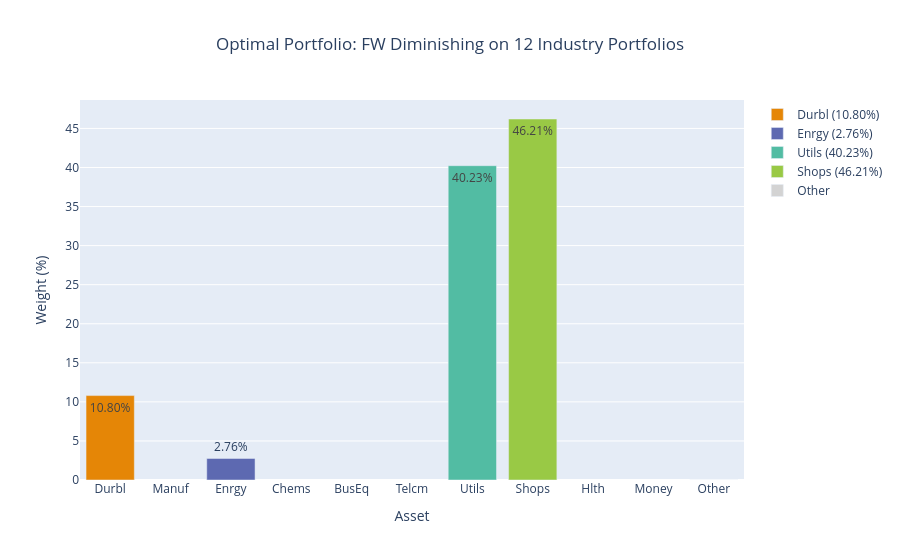
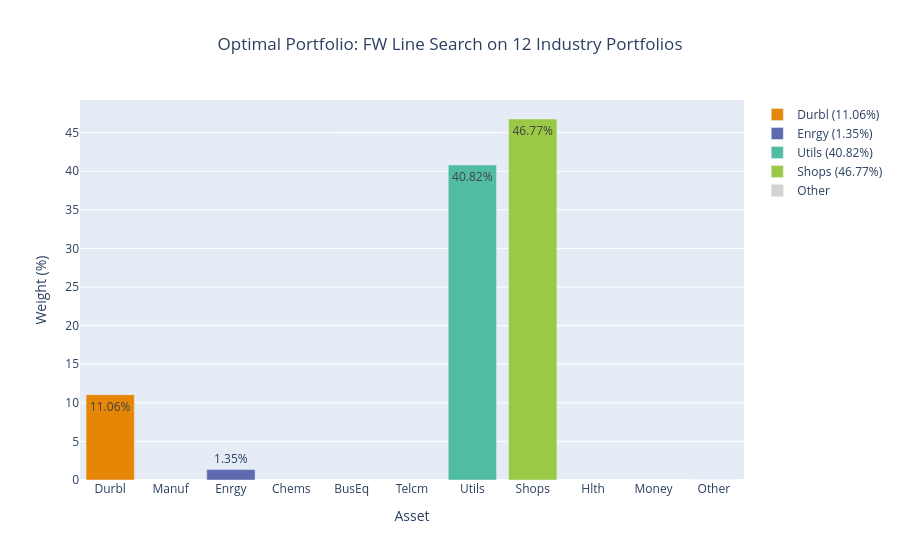
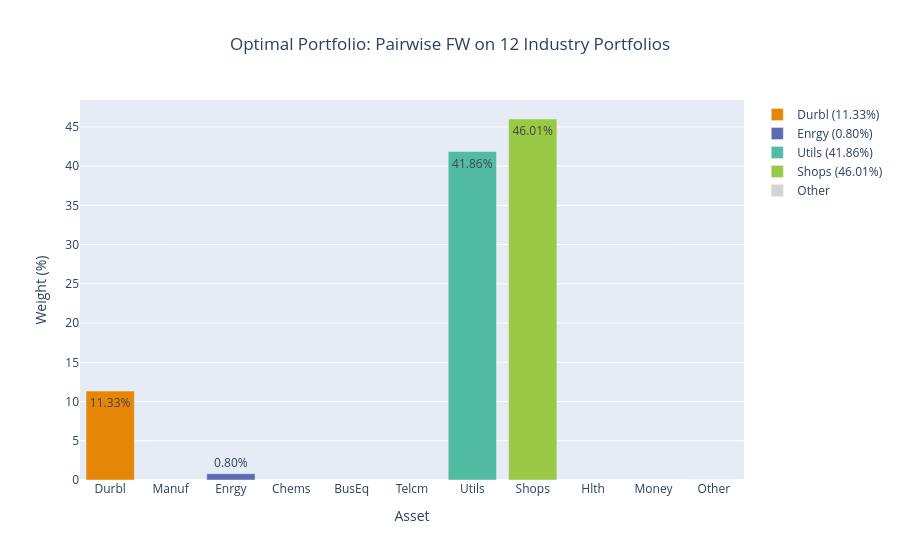
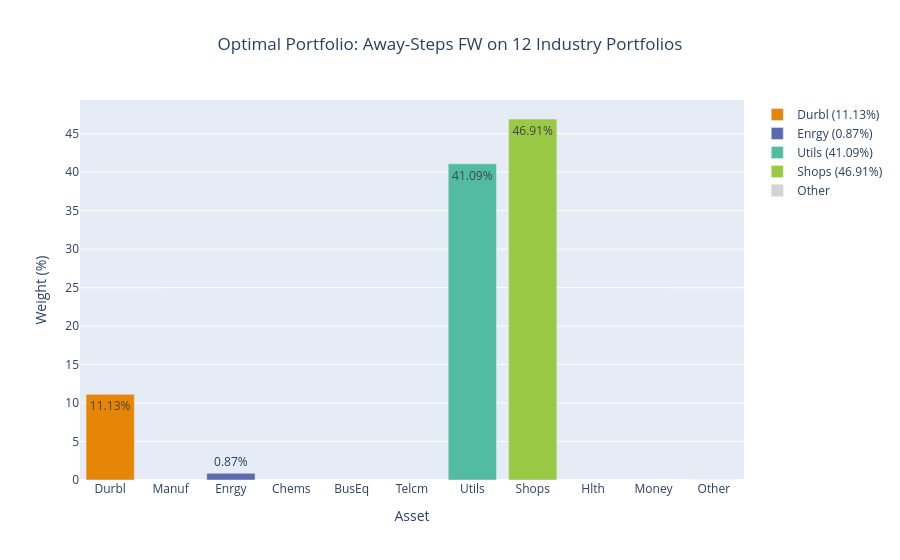

These figures' notebook cell, in order:
### Markdown cell above
# **Portfolios graphic representations**

### Code cell
#plot final portfolios
print("\n" + "="*80)
print("VISUALIZING ALL FINAL PORTFOLIOS")
print("="*80)

for dataset_name, data in all_results.items():
    print(f"\n--- Portfolios for Dataset: {dataset_name} ---")

    asset_labels = data['asset_names']

    for algo_name, run_data in data['runs'].items():
        portfolio_to_visualize = run_data['final_x']
        visualize_portfolio_bar(
            weights=portfolio_to_visualize,
            asset_names=asset_labels,
            chart_title=f"Optimal Portfolio: {algo_name} on {dataset_name}"
        )

### Figure 1 — Plotly figure (JSON) as saved in the notebook; plotly's stock layout.template omitted (floating-point values rounded to 4 significant figures)
{"data": [{"marker": {"color": "rgb(229, 134, 6)"}, "name": "Durbl (10.80%)", "showlegend": true, "text": "10.80%", "textposition": "auto", "type": "bar", "x": ["Durbl"], "y": [10.8]}, {"marker": {"color": "rgb(93, 105, 177)"}, "name": "Enrgy (2.76%)", "showlegend": true, "text": "2.76%", "textposition": "auto", "type": "bar", "x": ["Enrgy"], "y": [2.759]}, {"marker": {"color": "rgb(82, 188, 163)"}, "name": "Utils (40.23%)", "showlegend": true, "text": "40.23%", "textposition": "auto", "type": "bar", "x": ["Utils"], "y": [40.23]}, {"marker": {"color": "rgb(153, 201, 69)"}, "name": "Shops (46.21%)", "showlegend": true, "text": "46.21%", "textposition": "auto", "type": "bar", "x": ["Shops"], "y": [46.21]}, {"marker": {"color": "lightgrey"}, "name": "Other", "showlegend": true, "text": "0.00%", "textposition": "auto", "type": "bar", "x": ["Other"], "y": [0]}], "layout": {"autosize": true, "bargap": 0.2, "barmode": "group", "title": {"text": "Optimal Portfolio: FW Diminishing on 12 Industry Portfolios", "x": 0.5}, "xaxis": {"autorange": true, "categoryarray": ["NoDur", "Durbl", "Manuf", "Enrgy", "Chems", "BusEq", "Telcm", "Utils", "Shops", "Hlth", "Money", "Other"], "categoryorder": "array", "range": [0.5, 11.5], "title": {"text": "Asset"}, "type": "category"}, "yaxis": {"autorange": true, "range": [0, 48.64], "title": {"text": "Weight (%)"}, "type": "linear"}}}

### Figure 2 — Plotly figure (JSON) as saved in the notebook; plotly's stock layout.template omitted (floating-point values rounded to 4 significant figures)
{"data": [{"marker": {"color": "rgb(229, 134, 6)"}, "name": "Durbl (11.06%)", "showlegend": true, "text": "11.06%", "textposition": "auto", "type": "bar", "x": ["Durbl"], "y": [11.06]}, {"marker": {"color": "rgb(93, 105, 177)"}, "name": "Enrgy (1.35%)", "showlegend": true, "text": "1.35%", "textposition": "auto", "type": "bar", "x": ["Enrgy"], "y": [1.35]}, {"marker": {"color": "rgb(82, 188, 163)"}, "name": "Utils (40.82%)", "showlegend": true, "text": "40.82%", "textposition": "auto", "type": "bar", "x": ["Utils"], "y": [40.82]}, {"marker": {"color": "rgb(153, 201, 69)"}, "name": "Shops (46.77%)", "showlegend": true, "text": "46.77%", "textposition": "auto", "type": "bar", "x": ["Shops"], "y": [46.77]}, {"marker": {"color": "lightgrey"}, "name": "Other", "showlegend": true, "text": "0.00%", "textposition": "auto", "type": "bar", "x": ["Other"], "y": [0]}], "layout": {"autosize": true, "bargap": 0.2, "barmode": "group", "title": {"text": "Optimal Portfolio: FW Line Search on 12 Industry Portfolios", "x": 0.5}, "xaxis": {"autorange": true, "categoryarray": ["NoDur", "Durbl", "Manuf", "Enrgy", "Chems", "BusEq", "Telcm", "Utils", "Shops", "Hlth", "Money", "Other"], "categoryorder": "array", "range": [0.5, 11.5], "title": {"text": "Asset"}, "type": "category"}, "yaxis": {"autorange": true, "range": [0, 49.23], "title": {"text": "Weight (%)"}, "type": "linear"}}}

### Figure 3 — Plotly figure (JSON) as saved in the notebook; plotly's stock layout.template omitted (floating-point values rounded to 4 significant figures)
{"data": [{"marker": {"color": "rgb(229, 134, 6)"}, "name": "Durbl (11.33%)", "showlegend": true, "text": "11.33%", "textposition": "auto", "type": "bar", "x": ["Durbl"], "y": [11.33]}, {"marker": {"color": "rgb(93, 105, 177)"}, "name": "Enrgy (0.80%)", "showlegend": true, "text": "0.80%", "textposition": "auto", "type": "bar", "x": ["Enrgy"], "y": [0.7965]}, {"marker": {"color": "rgb(82, 188, 163)"}, "name": "Utils (41.86%)", "showlegend": true, "text": "41.86%", "textposition": "auto", "type": "bar", "x": ["Utils"], "y": [41.86]}, {"marker": {"color": "rgb(153, 201, 69)"}, "name": "Shops (46.01%)", "showlegend": true, "text": "46.01%", "textposition": "auto", "type": "bar", "x": ["Shops"], "y": [46.01]}, {"marker": {"color": "lightgrey"}, "name": "Other", "showlegend": true, "text": "0.00%", "textposition": "auto", "type": "bar", "x": ["Other"], "y": [0]}], "layout": {"autosize": true, "bargap": 0.2, "barmode": "group", "title": {"text": "Optimal Portfolio: Pairwise FW on 12 Industry Portfolios", "x": 0.5}, "xaxis": {"autorange": true, "categoryarray": ["NoDur", "Durbl", "Manuf", "Enrgy", "Chems", "BusEq", "Telcm", "Utils", "Shops", "Hlth", "Money", "Other"], "categoryorder": "array", "range": [0.5, 11.5], "title": {"text": "Asset"}, "type": "category"}, "yaxis": {"autorange": true, "range": [0, 48.43], "title": {"text": "Weight (%)"}, "type": "linear"}}}

### Figure 4 — Plotly figure (JSON) as saved in the notebook; plotly's stock layout.template omitted (floating-point values rounded to 4 significant figures)
{"data": [{"marker": {"color": "rgb(229, 134, 6)"}, "name": "Durbl (11.13%)", "showlegend": true, "text": "11.13%", "textposition": "auto", "type": "bar", "x": ["Durbl"], "y": [11.13]}, {"marker": {"color": "rgb(93, 105, 177)"}, "name": "Enrgy (0.87%)", "showlegend": true, "text": "0.87%", "textposition": "auto", "type": "bar", "x": ["Enrgy"], "y": [0.8733]}, {"marker": {"color": "rgb(82, 188, 163)"}, "name": "Utils (41.09%)", "showlegend": true, "text": "41.09%", "textposition": "auto", "type": "bar", "x": ["Utils"], "y": [41.09]}, {"marker": {"color": "rgb(153, 201, 69)"}, "name": "Shops (46.91%)", "showlegend": true, "text": "46.91%", "textposition": "auto", "type": "bar", "x": ["Shops"], "y": [46.91]}, {"marker": {"color": "lightgrey"}, "name": "Other", "showlegend": true, "text": "0.00%", "textposition": "auto", "type": "bar", "x": ["Other"], "y": [0]}], "layout": {"autosize": true, "bargap": 0.2, "barmode": "group", "title": {"text": "Optimal Portfolio: Away-Steps FW on 12 Industry Portfolios", "x": 0.5}, "xaxis": {"autorange": true, "categoryarray": ["NoDur", "Durbl", "Manuf", "Enrgy", "Chems", "BusEq", "Telcm", "Utils", "Shops", "Hlth", "Money", "Other"], "categoryorder": "array", "range": [0.5, 11.5], "title": {"text": "Asset"}, "type": "category"}, "yaxis": {"autorange": true, "range": [0, 49.38], "title": {"text": "Weight (%)"}, "type": "linear"}}}
